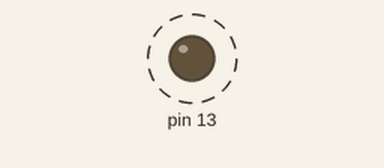
Bench run of a sketch on a simulated Arduino Uno, built with avr-gcc and run on an emulated ATmega328P. On the bench: output pins drawn as LEDs (lit = HIGH). Dashed ring = blinking.

Above: at 0.2 s.
Timing chart, 0 to 3.0 s (numbered marks = the images above):
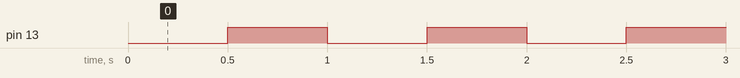

The sketch:

cfc_arduino_sketch.ino
```cpp
// ============================================================================
// [어린이 아두이노 CFC 스튜디오]에서 자동 생성된 아두이노 코드입니다.
// 지멘스 PLC의 CFC 차트처럼 매 순간 모든 블록이 동시에 똑똑하게 작동합니다!
// ============================================================================
#include <Arduino.h>

long B1_OUT = 0; // 🔢 숫자 상수 출력
bool B2_Q = 0; // ✨ 깜빡깜빡 신호기 출력
unsigned long B2_timer = 0;
bool B3_Q = 0; // 💡 LED 전구 켜기 출력

void setup() {
  pinMode(13, OUTPUT); // 출력 핀 13번
}

void loop() {
  unsigned long now = millis();

  // [1번 블록] 🔢 숫자 상수
  B1_OUT = 50;

  // [2번 블록] ✨ 깜빡깜빡 신호기
  if (B1_OUT) {
    if (now - B2_timer >= 500) {
      B2_Q = !B2_Q;
      B2_timer = now;
    }
  } else { B2_Q = false; }

  // [3번 블록] 💡 LED 전구 켜기
  B3_Q = B2_Q;
  digitalWrite(13, B3_Q ? HIGH : LOW);

}
```

Measured:
- by itself, pin 13: alternates HIGH for 0.50 s and LOW for 0.50 s
